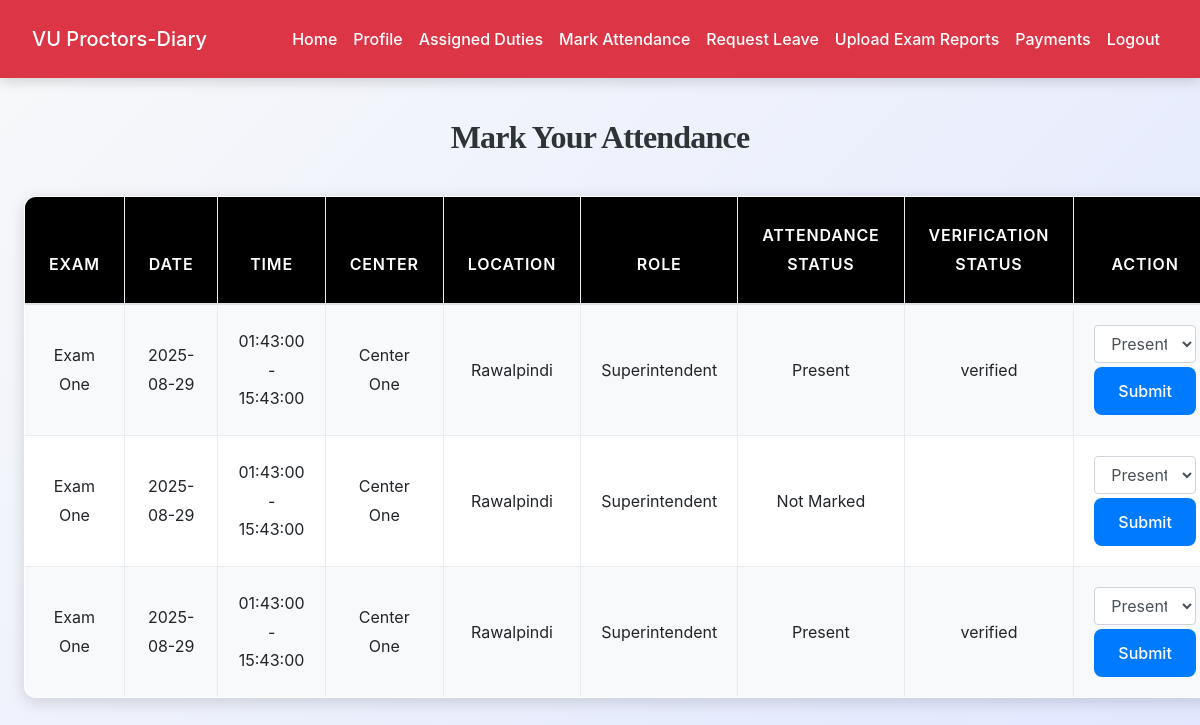
/superintendent/mark_attendance.php (signed in), run on the app's committed database.
### tables this page shows
CREATE TABLE `duty_assignments` (
  `assignment_id` int(11) NOT NULL,
  `exam_id` int(11) NOT NULL,
  `user_id` int(11) NOT NULL,
  `role_in_exam` enum('superintendent','invigilator') NOT NULL,
  `status` enum('assigned','completed','cancelled') DEFAULT 'assigned',
  `created_at` timestamp NOT NULL DEFAULT current_timestamp(),
  `updated_at` timestamp NOT NULL DEFAULT current_timestamp() ON UPDATE current_timestamp()
);

CREATE TABLE `exams` (
  `exam_id` int(11) NOT NULL,
  `exam_name` varchar(100) NOT NULL,
  `exam_date` date NOT NULL,
  `center_id` int(11) NOT NULL,
  `start_time` time NOT NULL,
  `end_time` time NOT NULL
);

CREATE TABLE `exam_centers` (
  `center_id` int(11) NOT NULL,
  `center_name` varchar(100) NOT NULL,
  `location` varchar(150) NOT NULL,
  `created_at` timestamp NOT NULL DEFAULT current_timestamp()
);

CREATE TABLE `attendance` (
  `attendance_id` int(11) NOT NULL,
  `duty_id` int(11) NOT NULL,
  `user_id` int(11) NOT NULL,
  `status` enum('present','absent') DEFAULT 'absent',
  `verification_status` enum('pending','verified') DEFAULT 'pending',
  `marked_at` timestamp NOT NULL DEFAULT current_timestamp()
);

### superintendent/mark_attendance.php (the view, shortened to what this page needs)
<?php
include('config.php');
$user_id = $_SESSION["user_id"];
$sql = "
    SELECT da.assignment_id, da.role_in_exam, da.status AS duty_status,
           e.exam_name, e.exam_date, e.start_time, e.end_time,
           c.center_name, c.location,
           a.status AS attendance_status , a.verification_status As verification_status
    FROM duty_assignments da
    INNER JOIN exams e ON da.exam_id = e.exam_id
    INNER JOIN exam_centers c ON e.center_id = c.center_id
    LEFT JOIN attendance a ON da.assignment_id = a.duty_id AND a.user_id = ?
    WHERE da.user_id = ?
    ORDER BY e.exam_date ASC, e.start_time ASC
";
$stmt = mysqli_prepare($conn, $sql);
mysqli_stmt_bind_param($stmt, "ii", $user_id, $user_id);
mysqli_stmt_execute($stmt);
$result = mysqli_stmt_get_result($stmt);
?>
<!DOCTYPE html>
<html lang="en">
<head>
    <link rel="stylesheet" href="https://maxcdn.bootstrapcdn.com/bootstrap/4.5.2/css/bootstrap.min.css">
    <link rel="stylesheet" href="../css/style.css">
</head>
<body>
    <?php include('navbar.php'); ?>
    <div class="container mt-4">
        <h2>Mark Your Attendance</h2>
        <table class="table table-bordered table-striped">
            <thead>
                <tr>
                    <th>Exam</th>
                    <th>Date</th>
                    <th>Time</th>
                    <th>Center</th>
                    <th>Location</th>
                    <th>Role</th>
                    <th>Attendance Status</th>
                    <th>Verification Status</th>
                    <th>Action</th>
                </tr>
            </thead>
            <tbody>
                <?php if (mysqli_num_rows($result) > 0): ?>
                    <?php while ($row = mysqli_fetch_assoc($result)): ?>
                        <tr>
                            <td><?php echo htmlspecialchars($row['exam_name']); ?></td>
                            <td><?php echo htmlspecialchars($row['exam_date']); ?></td>
                            <td><?php echo htmlspecialchars($row['start_time']) . " - " . htmlspecialchars($row['end_time']); ?></td>
                            <td><?php echo htmlspecialchars($row['center_name']); ?></td>
                            <td><?php echo htmlspecialchars($row['location']); ?></td>
                            <td><?php echo ucfirst($row['role_in_exam']); ?></td>
                            <td><?php echo $row['attendance_status'] ? ucfirst($row['attendance_status']) : 'Not Marked'; ?></td>
                            <td><?php echo htmlspecialchars($row['verification_status']); ?></td>
                            <td>
                                <form method="POST" style="display:inline;">
                                    <select name="status" class="form-control mb-1">
                                        <option value="present" <?php if($row['attendance_status']=='present') echo 'selected'; ?>>Present</option>
                                    </select>
                                    <button type="submit" name="mark_attendance" class="btn btn-primary btn-sm">Submit</button>
                                </form>
                            </td>
                        </tr>
                    <?php endwhile; ?>
                <?php else: ?>
                    <tr><td colspan="8">No duties assigned yet.</td></tr>
                <?php endif; ?>
            </tbody>
        </table>
    </div>
</body>
</html>

### css/style.css (style rules this page uses)
:root { --primary: #007bff; --secondary: #6c757d; --success: #28a745; --info: #17a2b8; --warning: #ffc107; --danger: #dc3545; --light: #f8f9fa; --dark: #2d3436; --accent: #ff6f61; --highlight: #6f42c1; --shadow: rgba(0, 0, 0, 0.15); --transition: all 0.3s ease-in-out; }
body { font-family: 'Inter', 'Segoe UI', Tahoma, Geneva, Verdana, sans-serif; background: linear-gradient(135deg, var(--light) 0%, #e0e7ff 100%); color: var(--dark); line-height: 1.8; margin: 0; padding: 0; min-height: 100vh; font-size: 16px; }
h1, h2, h3, h4 { text-align: center; margin: 2.5rem 0; font-family: 'Georgia', 'Times New Roman', serif; color: var(--dark); font-weight: 700; letter-spacing: -0.025em; }
h2 { font-size: 2rem; }
.container { max-width: 1200px; margin: 0 auto 3rem; padding: 0 1.5rem; }
.table { width: 100%; border-collapse: collapse; margin: 2rem 0; font-size: 1rem; background-color: #ffffff; border-radius: 12px; overflow: hidden; box-shadow: 0 4px 16px var(--shadow); transition: var(--transition); }
.table th, .table td { padding: 1.25rem; border: 1px solid #e9ecef; text-align: center; vertical-align: middle; }
.table thead th { background-color: rgb(0, 0, 0); color: white; font-weight: 600; text-transform: uppercase; letter-spacing: 0.05em; padding: 1.5rem; }
.table tbody tr { transition: var(--transition); }
.table tbody tr:nth-child(odd) { background-color: var(--light); }
.btn-primary { background-color: var(--primary); color: #fff; border: none; border-radius: 8px; padding: 0.75rem 1.5rem; font-size: 1rem; font-weight: 500; cursor: pointer; transition: var(--transition); display: inline-flex; align-items: center; justify-content: center; }

### data on the page
duty_assignments: exam.exam_name "Exam One", exam.exam_date "2025-08-29", exam.start_time "01:43:00", exam.end_time "15:43:00", exam_centers.center_name "Center One", exam_centers.location "Rawalpindi", role_in_exam "Superintendent", attendance.status "Present", attendance.verification_status "verified"
duty_assignments: exam.exam_name "Exam One", exam.exam_date "2025-08-29", exam.start_time "01:43:00", exam.end_time "15:43:00", exam_centers.center_name "Center One", exam_centers.location "Rawalpindi", role_in_exam "Superintendent", shows "Not Marked"
duty_assignments: exam.exam_name "Exam One", exam.exam_date "2025-08-29", exam.start_time "01:43:00", exam.end_time "15:43:00", exam_centers.center_name "Center One", exam_centers.location "Rawalpindi", role_in_exam "Superintendent", attendance.status "Present", attendance.verification_status "verified"
